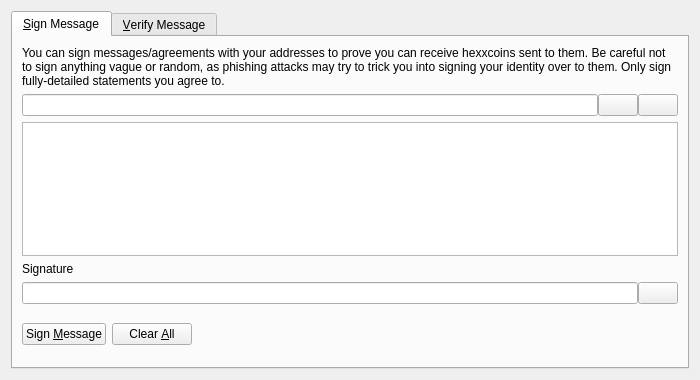
<?xml version="1.0" encoding="UTF-8"?>
<ui version="4.0">
 <class>SignVerifyMessageDialog</class>
 <widget class="QDialog" name="SignVerifyMessageDialog">
  <property name="geometry">
   <rect>
    <x>0</x>
    <y>0</y>
    <width>700</width>
    <height>380</height>
   </rect>
  </property>
  <property name="windowTitle">
   <string>Signatures - Sign / Verify a Message</string>
  </property>
  <property name="modal">
   <bool>true</bool>
  </property>
  <layout class="QVBoxLayout" name="verticalLayout">
   <item>
    <widget class="QTabWidget" name="tabWidget">
     <property name="currentIndex">
      <number>0</number>
     </property>
     <widget class="QWidget" name="tabSignMessage">
      <attribute name="title">
       <string>&amp;Sign Message</string>
      </attribute>
      <layout class="QVBoxLayout" name="verticalLayout_SM">
       <item>
        <widget class="QLabel" name="infoLabel_SM">
         <property name="text">
          <string>You can sign messages/agreements with your addresses to prove you can receive hexxcoins sent to them. Be careful not to sign anything vague or random, as phishing attacks may try to trick you into signing your identity over to them. Only sign fully-detailed statements you agree to.</string>
         </property>
         <property name="textFormat">
          <enum>Qt::PlainText</enum>
         </property>
         <property name="wordWrap">
          <bool>true</bool>
         </property>
        </widget>
       </item>
       <item>
        <layout class="QHBoxLayout" name="horizontalLayout_1_SM">
         <property name="spacing">
          <number>0</number>
         </property>
         <item>
          <widget class="QValidatedLineEdit" name="addressIn_SM">
           <property name="toolTip">
            <string>The Bitcoin address to sign the message with</string>
           </property>
          </widget>
         </item>
         <item>
          <widget class="QPushButton" name="addressBookButton_SM">
           <property name="toolTip">
            <string>Choose previously used address</string>
           </property>
           <property name="text">
            <string/>
           </property>
           <property name="icon">
            <iconset resource="../bitcoin.qrc">
             <normaloff>:/icons/address-book</normaloff>:/icons/address-book</iconset>
           </property>
           <property name="shortcut">
            <string>Alt+A</string>
           </property>
           <property name="autoDefault">
            <bool>false</bool>
           </property>
          </widget>
         </item>
         <item>
          <widget class="QPushButton" name="pasteButton_SM">
           <property name="toolTip">
            <string>Paste address from clipboard</string>
           </property>
           <property name="text">
            <string/>
           </property>
           <property name="icon">
            <iconset resource="../bitcoin.qrc">
             <normaloff>:/icons/editpaste</normaloff>:/icons/editpaste</iconset>
           </property>
           <property name="shortcut">
            <string>Alt+P</string>
           </property>
           <property name="autoDefault">
            <bool>false</bool>
           </property>
          </widget>
         </item>
        </layout>
       </item>
       <item>
        <widget class="QPlainTextEdit" name="messageIn_SM">
         <property name="toolTip">
          <string>Enter the message you want to sign here</string>
         </property>
        </widget>
       </item>
       <item>
        <widget class="QLabel" name="signatureLabel_SM">
         <property name="text">
          <string>Signature</string>
         </property>
         <property name="textFormat">
          <enum>Qt::PlainText</enum>
         </property>
        </widget>
       </item>
       <item>
        <layout class="QHBoxLayout" name="horizontalLayout_2_SM">
         <property name="spacing">
          <number>0</number>
         </property>
         <item>
          <widget class="QLineEdit" name="signatureOut_SM">
           <property name="font">
            <font>
             <italic>true</italic>
            </font>
           </property>
           <property name="readOnly">
            <bool>true</bool>
           </property>
          </widget>
         </item>
         <item>
          <widget class="QPushButton" name="copySignatureButton_SM">
           <property name="toolTip">
            <string>Copy the current signature to the system clipboard</string>
           </property>
           <property name="text">
            <string/>
           </property>
           <property name="icon">
            <iconset resource="../bitcoin.qrc">
             <normaloff>:/icons/editcopy</normaloff>:/icons/editcopy</iconset>
           </property>
           <property name="autoDefault">
            <bool>false</bool>
           </property>
          </widget>
         </item>
        </layout>
       </item>
       <item>
        <layout class="QHBoxLayout" name="horizontalLayout_3_SM">
         <item>
          <widget class="QPushButton" name="signMessageButton_SM">
           <property name="toolTip">
            <string>Sign the message to prove you own this hexxcoin address</string>
           </property>
           <property name="text">
            <string>Sign &amp;Message</string>
           </property>
           <property name="icon">
            <iconset resource="../bitcoin.qrc">
             <normaloff>:/icons/edit</normaloff>:/icons/edit</iconset>
           </property>
           <property name="autoDefault">
            <bool>false</bool>
           </property>
          </widget>
         </item>
         <item>
          <widget class="QPushButton" name="clearButton_SM">
           <property name="toolTip">
            <string>Reset all sign message fields</string>
           </property>
           <property name="text">
            <string>Clear &amp;All</string>
           </property>
           <property name="icon">
            <iconset resource="../bitcoin.qrc">
             <normaloff>:/icons/remove</normaloff>:/icons/remove</iconset>
           </property>
           <property name="autoDefault">
            <bool>false</bool>
           </property>
          </widget>
         </item>
         <item>
          <spacer name="horizontalSpacer_1_SM">
           <property name="orientation">
            <enum>Qt::Horizontal</enum>
           </property>
           <property name="sizeHint" stdset="0">
            <size>
             <width>40</width>
             <height>48</height>
            </size>
           </property>
          </spacer>
         </item>
         <item>
          <widget class="QLabel" name="statusLabel_SM">
           <property name="font">
            <font>
             <weight>75</weight>
             <bold>true</bold>
            </font>
           </property>
           <property name="text">
            <string/>
           </property>
           <property name="wordWrap">
            <bool>true</bool>
           </property>
          </widget>
         </item>
         <item>
          <spacer name="horizontalSpacer_2_SM">
           <property name="orientation">
            <enum>Qt::Horizontal</enum>
           </property>
           <property name="sizeHint" stdset="0">
            <size>
             <width>40</width>
             <height>48</height>
            </size>
           </property>
          </spacer>
         </item>
        </layout>
       </item>
      </layout>
     </widget>
     <widget class="QWidget" name="tabVerifyMessage">
      <attribute name="title">
       <string>&amp;Verify Message</string>
      </attribute>
      <layout class="QVBoxLayout" name="verticalLayout_VM">
       <item>
        <widget class="QLabel" name="infoLabel_VM">
         <property name="text">
          <string>Enter the receiver's address, message (ensure you copy line breaks, spaces, tabs, etc. exactly) and signature below to verify the message. Be careful not to read more into the signature than what is in the signed message itself, to avoid being tricked by a man-in-the-middle attack. Note that this only proves the signing party receives with the address, it cannot prove sendership of any transaction!</string>
         </property>
         <property name="textFormat">
          <enum>Qt::PlainText</enum>
         </property>
         <property name="alignment">
          <set>Qt::AlignLeading|Qt::AlignLeft|Qt::AlignTop</set>
         </property>
         <property name="wordWrap">
          <bool>true</bool>
         </property>
        </widget>
       </item>
       <item>
        <layout class="QHBoxLayout" name="horizontalLayout_1_VM">
         <property name="spacing">
          <number>0</number>
         </property>
         <item>
          <widget class="QValidatedLineEdit" name="addressIn_VM">
           <property name="toolTip">
            <string>The hexxcoin address the message was signed with</string>
           </property>
          </widget>
         </item>
         <item>
          <widget class="QPushButton" name="addressBookButton_VM">
           <property name="toolTip">
            <string>Choose previously used address</string>
           </property>
           <property name="text">
            <string/>
           </property>
           <property name="icon">
            <iconset resource="../bitcoin.qrc">
             <normaloff>:/icons/address-book</normaloff>:/icons/address-book</iconset>
           </property>
           <property name="shortcut">
            <string>Alt+A</string>
           </property>
           <property name="autoDefault">
            <bool>false</bool>
           </property>
          </widget>
         </item>
        </layout>
       </item>
       <item>
        <widget class="QPlainTextEdit" name="messageIn_VM"/>
       </item>
       <item>
        <widget class="QValidatedLineEdit" name="signatureIn_VM"/>
       </item>
       <item>
        <layout class="QHBoxLayout" name="horizontalLayout_2_VM">
         <item>
          <widget class="QPushButton" name="verifyMessageButton_VM">
           <property name="toolTip">
            <string>Verify the message to ensure it was signed with the specified hexxcoin address</string>
           </property>
           <property name="text">
            <string>Verify &amp;Message</string>
           </property>
           <property name="icon">
            <iconset resource="../bitcoin.qrc">
             <normaloff>:/icons/transaction_0</normaloff>:/icons/transaction_0</iconset>
           </property>
           <property name="autoDefault">
            <bool>false</bool>
           </property>
          </widget>
         </item>
         <item>
          <widget class="QPushButton" name="clearButton_VM">
           <property name="toolTip">
            <string>Reset all verify message fields</string>
           </property>
           <property name="text">
            <string>Clear &amp;All</string>
           </property>
           <property name="icon">
            <iconset resource="../bitcoin.qrc">
             <normaloff>:/icons/remove</normaloff>:/icons/remove</iconset>
           </property>
           <property name="autoDefault">
            <bool>false</bool>
           </property>
          </widget>
         </item>
         <item>
          <spacer name="horizontalSpacer_1_VM">
           <property name="orientation">
            <enum>Qt::Horizontal</enum>
           </property>
           <property name="sizeHint" stdset="0">
            <size>
             <width>40</width>
             <height>48</height>
            </size>
           </property>
          </spacer>
         </item>
         <item>
          <widget class="QLabel" name="statusLabel_VM">
           <property name="font">
            <font>
             <weight>75</weight>
             <bold>true</bold>
            </font>
           </property>
           <property name="text">
            <string/>
           </property>
           <property name="wordWrap">
            <bool>true</bool>
           </property>
          </widget>
         </item>
         <item>
          <spacer name="horizontalSpacer_2_VM">
           <property name="orientation">
            <enum>Qt::Horizontal</enum>
           </property>
           <property name="sizeHint" stdset="0">
            <size>
             <width>40</width>
             <height>48</height>
            </size>
           </property>
          </spacer>
         </item>
        </layout>
       </item>
      </layout>
     </widget>
    </widget>
   </item>
  </layout>
 </widget>
 <customwidgets>
  <customwidget>
   <class>QValidatedLineEdit</class>
   <extends>QLineEdit</extends>
   <header>qvalidatedlineedit.h</header>
  </customwidget>
 </customwidgets>
 <resources>
  <include location="../bitcoin.qrc"/>
 </resources>
 <connections/>
</ui>
